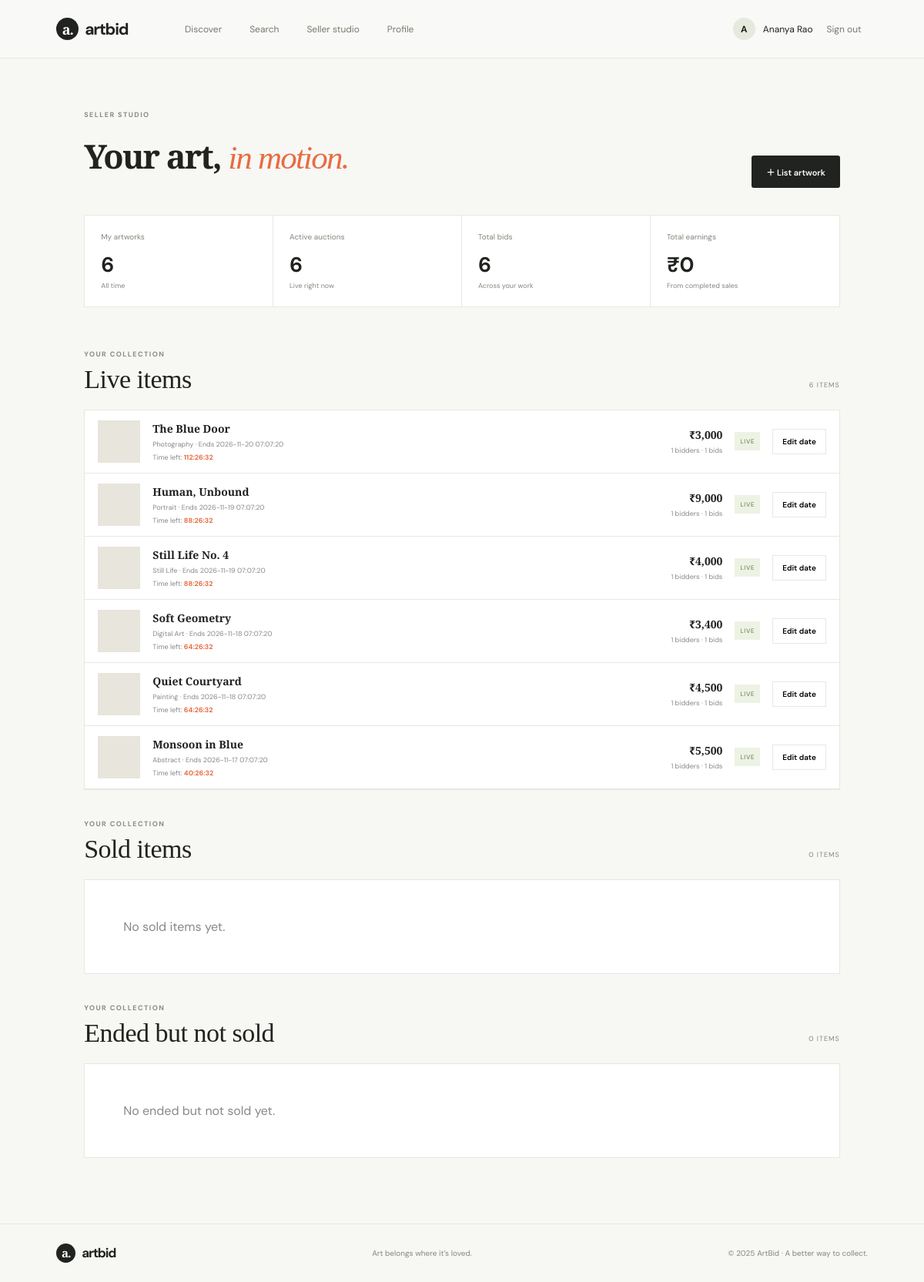
Screenshot of /index.php?view=seller (signed in) with the database file from the repository.
### tables this page shows
CREATE TABLE IF NOT EXISTS users (
 id INT UNSIGNED AUTO_INCREMENT PRIMARY KEY,
 name VARCHAR(120) NOT NULL,
 email VARCHAR(190) NOT NULL UNIQUE,
 password VARCHAR(255) NOT NULL,
 role ENUM('Seller','Buyer') NOT NULL DEFAULT 'Buyer',
 phone VARCHAR(32) DEFAULT NULL,
 location VARCHAR(160) DEFAULT NULL,
 bio TEXT DEFAULT NULL,
 upi_id VARCHAR(100) DEFAULT NULL,
 created_at TIMESTAMP DEFAULT CURRENT_TIMESTAMP
);

CREATE TABLE IF NOT EXISTS artworks (
 id INT UNSIGNED AUTO_INCREMENT PRIMARY KEY,
 seller_id INT UNSIGNED NOT NULL,
 title VARCHAR(180) NOT NULL,
 description TEXT NOT NULL,
 category VARCHAR(80) NOT NULL,
 image_url VARCHAR(1000) DEFAULT NULL,
 base_price DECIMAL(12,2) NOT NULL,
 starts_at DATETIME NOT NULL,
 ends_at DATETIME NOT NULL,
 created_at TIMESTAMP DEFAULT CURRENT_TIMESTAMP,
 FOREIGN KEY (seller_id) REFERENCES users(id) ON DELETE CASCADE,
 INDEX auction_ends (ends_at), INDEX artwork_category (category)
);

### includes/data.php (called while the page is built, shortened)
<?php
$view = $_GET['view'] ?? 'discover';
if ($pdo) {
    if ($me) {
        $q = $pdo->prepare('SELECT id, name, email, role, phone, location, bio, upi_id FROM users WHERE id = ?');
        $q->execute([$me['id']]);
    }
    if ($me && $me['role'] === 'Seller') {
        $q = $pdo->prepare('SELECT COUNT(*) total,
                                   (SELECT COUNT(*) FROM artworks WHERE seller_id = ? AND ends_at > NOW()) active,
                                   (SELECT COUNT(*) FROM bids b JOIN artworks a ON a.id = b.artwork_id WHERE a.seller_id = ?) bids,
                                   (SELECT COALESCE(SUM(amount), 0) FROM bids b JOIN artworks a ON a.id = b.artwork_id
                                    WHERE a.seller_id = ? AND a.ends_at < NOW()
                                    AND amount = (SELECT MAX(b2.amount) FROM bids b2 WHERE b2.artwork_id = a.id)) earnings
                            FROM artworks WHERE seller_id = ?');
        $q->execute([$me['id'], $me['id'], $me['id'], $me['id']]);
        $dash = $q->fetch(PDO::FETCH_ASSOC);
        $q = $pdo->prepare('SELECT a.*, COALESCE(MAX(b.amount), a.base_price) current_bid,
                                   COUNT(DISTINCT b.buyer_id) bidders, COUNT(b.id) bid_count,
                                   (SELECT u.name FROM bids wb JOIN users u ON u.id=wb.buyer_id WHERE wb.artwork_id=a.id ORDER BY wb.amount DESC, wb.created_at ASC, wb.id ASC LIMIT 1) winner_name,
                                   (SELECT u.email FROM bids wb JOIN users u ON u.id=wb.buyer_id WHERE wb.artwork_id=a.id ORDER BY wb.amount DESC, wb.created_at ASC, wb.id ASC LIMIT 1) winner_email,
                                   (SELECT u.phone FROM bids wb JOIN users u ON u.id=wb.buyer_id WHERE wb.artwork_id=a.id ORDER BY wb.amount DESC, wb.created_at ASC, wb.id ASC LIMIT 1) winner_phone,
                                   (SELECT u.location FROM bids wb JOIN users u ON u.id=wb.buyer_id WHERE wb.artwork_id=a.id ORDER BY wb.amount DESC, wb.created_at ASC, wb.id ASC LIMIT 1) winner_location,
                                   (SELECT u.bio FROM bids wb JOIN users u ON u.id=wb.buyer_id WHERE wb.artwork_id=a.id ORDER BY wb.amount DESC, wb.created_at ASC, wb.id ASC LIMIT 1) winner_bio
                            FROM artworks a LEFT JOIN bids b ON b.artwork_id = a.id
                            WHERE a.seller_id = ? GROUP BY a.id ORDER BY a.ends_at DESC');
        $q->execute([$me['id']]);
        $sellerArts = $q->fetchAll(PDO::FETCH_ASSOC);
    }
}

### includes/helpers.php (called while the page is built, shortened)
<?php
function e($s){return htmlspecialchars((string)$s,ENT_QUOTES,'UTF-8');}
function money($n){return '₹'.number_format((float)$n);}

### views/seller-studio.php (the view, shortened to what this page needs)
<?php
if($view==='seller'&&$me&&$me['role']==='Seller'):
 $liveArts=[];$soldArts=[];$endedArts=[];
 foreach($sellerArts as $art){
  if(strtotime($art['ends_at'])>time())$liveArts[]=$art;
  elseif(!empty($art['winner_name']))$soldArts[]=$art;
  else $endedArts[]=$art;
 }
 $collectionGroups=['Live items'=>$liveArts,'Sold items'=>$soldArts,'Ended but not sold'=>$endedArts];
?>
<section class="dashboard">
 <div class="dash-head"><div><div class="eyebrow">SELLER STUDIO</div><h1>Your art, <em>in motion.</em></h1></div><button class="btn btn-dark" onclick="document.querySelector('#create').showModal()">＋ List artwork</button></div>
 <div class="metrics"><div class="metric"><span>My artworks</span><b><?= (int)($dash['total']??0)?></b><small>All time</small></div><div class="metric"><span>Active auctions</span><b><?= (int)($dash['active']??0)?></b><small>Live right now</small></div><div class="metric"><span>Total bids</span><b><?= (int)($dash['bids']??0)?></b><small>Across your work</small></div><div class="metric"><span>Total earnings</span><b><?=money($dash['earnings']??0)?></b><small>From completed sales</small></div></div>
 <?php foreach($collectionGroups as $groupName=>$groupArts):?>
  <div class="section-title seller-group-heading"><div><div class="eyebrow">YOUR COLLECTION</div><h2><?=e($groupName)?></h2></div><span class="lot-count"><?=count($groupArts)?> ITEMS</span></div>
  <div class="seller-list">
   <?php if(!$groupArts):?><div class="empty seller-group-empty">No <?=strtolower(e($groupName))?> yet.</div><?php endif;?>
   <?php foreach($groupArts as $a):$isActive=strtotime($a['ends_at'])>time();$isSold=!$isActive&&!empty($a['winner_name']);$canEdit=$isActive||(!$isSold&&(int)$a['bid_count']===0);$dateDialog='edit-end-'.$a['id'];?>
    <div class="seller-row"><a class="seller-art-link" href="?artwork=<?=$a['id']?>"><span class="seller-thumb" style="background-image:url('<?=e($a['image_url'])?>')"></span><span class="seller-work"><b><?=e($a['title'])?></b><small><?=e($a['category'])?> · Ends <?=e($a['ends_at'])?></small><?php if($isActive):?><small>Time left: <span class="timer" data-end="<?=e($a['ends_at'])?>" data-end-epoch="<?=strtotime($a['ends_at'])*1000?>">--:--:--</span></small><?php endif;?></span><span class="seller-bid"><b><?=money($a['current_bid'])?></b><small><?= (int)$a['bidders']?> bidders · <?= (int)$a['bid_count']?> bids</small></span><span class="status-chip <?=$isActive?'':($isSold?'sold-chip':'ended-chip')?>"><?=$isActive?'LIVE':($isSold?'SOLD':'ENDED')?></span></a>
     <?php if($canEdit):?><button class="edit-date-btn" type="button" onclick="document.getElementById('<?=$dateDialog?>').showModal()">Edit date</button><?php endif;?>
    </div>
   <?php endforeach;?>
  </div>
 <?php endforeach;?>
</section>
<?php endif;?>

### views/header.php (shortened to what this page needs)
<!doctype html><html lang="en"><head><link rel="stylesheet" href="assets/css/style.css?v=20261115-7"></head><body>
<header class="top"><a class="brand" href="index.php"><span class="brand-mark">a.</span> artbid</a><nav><a class="<?= $view==='discover'?'active':'' ?>" href="index.php">Discover</a><a class="<?= $view==='search'?'active':'' ?>" href="?view=search">Search</a><?php if($me && $me["role"]==="Buyer"):?><a href="?view=dashboard">My bids</a><?php elseif($me):?><a href="?view=seller">Seller studio</a><?php endif;?><?php if($me):?><a class="<?= $view==='profile'?'active':'' ?>" href="?view=profile">Profile</a><?php endif;?></nav><div class="account"><?php if($me):?><span class="avatar"><?=e(strtoupper(substr($me['name'],0,1)))?></span><span class="account-name"><?=e($me['name'])?></span><form method="post"><input type="hidden" name="action" value="logout"><button class="text-btn">Sign out</button></form><?php else:?><button class="btn btn-dark" onclick="document.querySelector('#auth').showModal()">Sign in</button><?php endif;?></div></header>
<main>

### assets/css/style.css (style rules this page uses)
:root { --ink:#20231f;--muted:#777a72;--paper:#f7f7f4;--line:#e8e8e2;--orange:#e76c42;--green:#b4d37c }
* { box-sizing:border-box }
body { margin:0;background:var(--paper);color:var(--ink);font-family:'DM Sans',sans-serif }
a { color:inherit;text-decoration:none }
.top { height:76px;border-bottom:1px solid var(--line);display:flex;align-items:center;padding:0 6.1%;gap:7%;background:rgba(250,250,248,.92);position:sticky;top:0;z-index:3 }
.brand { font-size:21px;font-weight:700;letter-spacing:-1.2px;display:flex;align-items:center;gap:8px }
.brand-mark { background:var(--ink);color:white;font-family:'Playfair Display';font-size:18px;width:29px;height:29px;display:grid;place-items:center;border-radius:50%;letter-spacing:-1px }
.top nav { display:flex;gap:36px;align-items:center;flex:1;font-size:12px;color:#777970 }
.top nav a { height:76px;display:flex;align-items:center;position:relative }
.account { display:flex;align-items:center;gap:10px;font-size:12px }
.account form { margin:0 }
.avatar { background:#e6e9dd;width:29px;height:29px;border-radius:50%;display:grid;place-items:center;font-weight:700 }
.text-btn { border:0;background:none;font:inherit;color:#777;cursor:pointer;padding:8px }
.btn { border:0;padding:13px 19px;border-radius:3px;font:600 11px 'DM Sans';cursor:pointer;display:inline-flex;align-items:center;justify-content:center;gap:20px }
.btn-dark { background:var(--ink);color:white }
.eyebrow { font-size:9px;font-weight:700;letter-spacing:1.45px;color:#898b82 }
.hero h1,.dash-head h1 { font:600 61px/.99 'Playfair Display';letter-spacing:-1.8px;margin:27px 0 17px }
.hero h1 em,.section-title h2 em,.dash-head em,dialog h2 em,.detail h1 em { color:var(--orange);font-weight:500 }
.market,.dashboard { padding:67px 9.1% 85px }
.section-title,.dash-head { display:flex;justify-content:space-between;align-items:end }
.section-title h2 { font:500 34px 'Playfair Display';margin:8px 0 0;letter-spacing:-.5px }
.lot-count { font-size:9px;letter-spacing:1px;color:#85877e;padding-bottom:6px }
.empty { padding:50px;color:#888 }
.dashboard { min-height:65vh }
.dash-head { margin-bottom:35px }
.dash-head h1 { font-size:43px }
.metrics { display:grid;grid-template-columns:repeat(4,1fr);border:1px solid var(--line);background:white;margin:30px 0 55px }
.metric { padding:21px;border-right:1px solid var(--line) }
.metric:last-child { border:0 }
.metric span,.metric small { display:block;font-size:10px;color:#85877e }
.metric b { display:block;font-size:27px;margin:12px 0 4px }
.metric small { font-size:9px }
.seller-list { background:#fff;border:1px solid var(--line);margin-top:20px }
.seller-row { display:flex;align-items:center;gap:16px;padding:13px 17px;border-bottom:1px solid var(--line) }
.seller-thumb { width:55px;height:55px;background:#e7e5dc center/cover;flex:none }
.seller-work { flex:1 }
.seller-work b,.seller-bid b { display:block;font:600 14px 'Playfair Display' }
.seller-work small,.seller-bid small { display:block;margin-top:5px;font-size:9px;color:#888 }
.seller-bid { text-align:right }
.status-chip { font-size:8px;letter-spacing:.7px;padding:7px;background:#edf2e5;color:#627742 }
.seller-art-link { display:flex;align-items:center;gap:16px;flex:1;min-width:0 }
.seller-row .seller-work { min-width:0 }
.edit-date-btn { flex:none;border:1px solid var(--line);background:#fff;padding:9px 12px;font:600 10px 'DM Sans';cursor:pointer }
.seller-group-heading { margin-top:38px }
.seller-work .timer { color:var(--orange);font-weight:700;white-space:nowrap }

### rows the page displays
users: name "A", name "Ananya Rao"
artworks: title "The Blue Door", category "Photography", ends_at "2026-11-20 07:07:20", current_bid "₹3,000", bidders "1", bid_count "1", shows "LIVE"
artworks: title "Human, Unbound", category "Portrait", ends_at "2026-11-19 07:07:20", current_bid "₹9,000", bidders "1", bid_count "1", shows "LIVE"
artworks: title "Still Life No. 4", category "Still Life", ends_at "2026-11-19 07:07:20", current_bid "₹4,000", bidders "1", bid_count "1", shows "LIVE"
artworks: title "Soft Geometry", category "Digital Art", ends_at "2026-11-18 07:07:20", current_bid "₹3,400", bidders "1", bid_count "1", shows "LIVE"
artworks: title "Quiet Courtyard", category "Painting", ends_at "2026-11-18 07:07:20", current_bid "₹4,500", bidders "1", bid_count "1", shows "LIVE"
artworks: title "Monsoon in Blue", category "Abstract", ends_at "2026-11-17 07:07:20", current_bid "₹5,500", bidders "1", bid_count "1", shows "LIVE"

### other values shown
$dash['total'] "6"
$dash['active'] "6"
$dash['bids'] "6"
money($dash['earnings']??0) "₹0"
$groupName "Live items"
count($groupArts) "6"
$groupName "Sold items"
count($groupArts) "0"
$groupName "sold items"
$groupName "Ended but not sold"
$groupName "ended but not sold"
